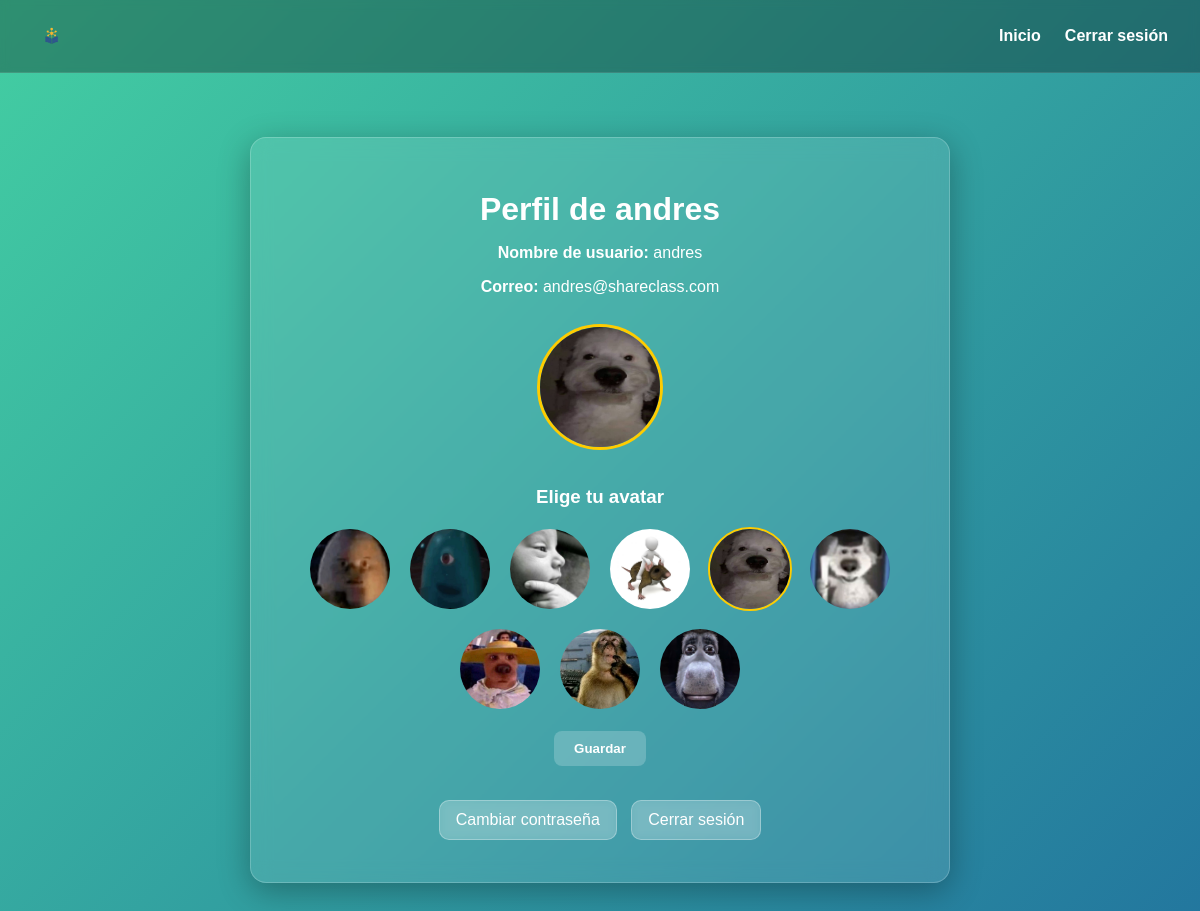
Before: /perfil/ (signed in) with the older database file.
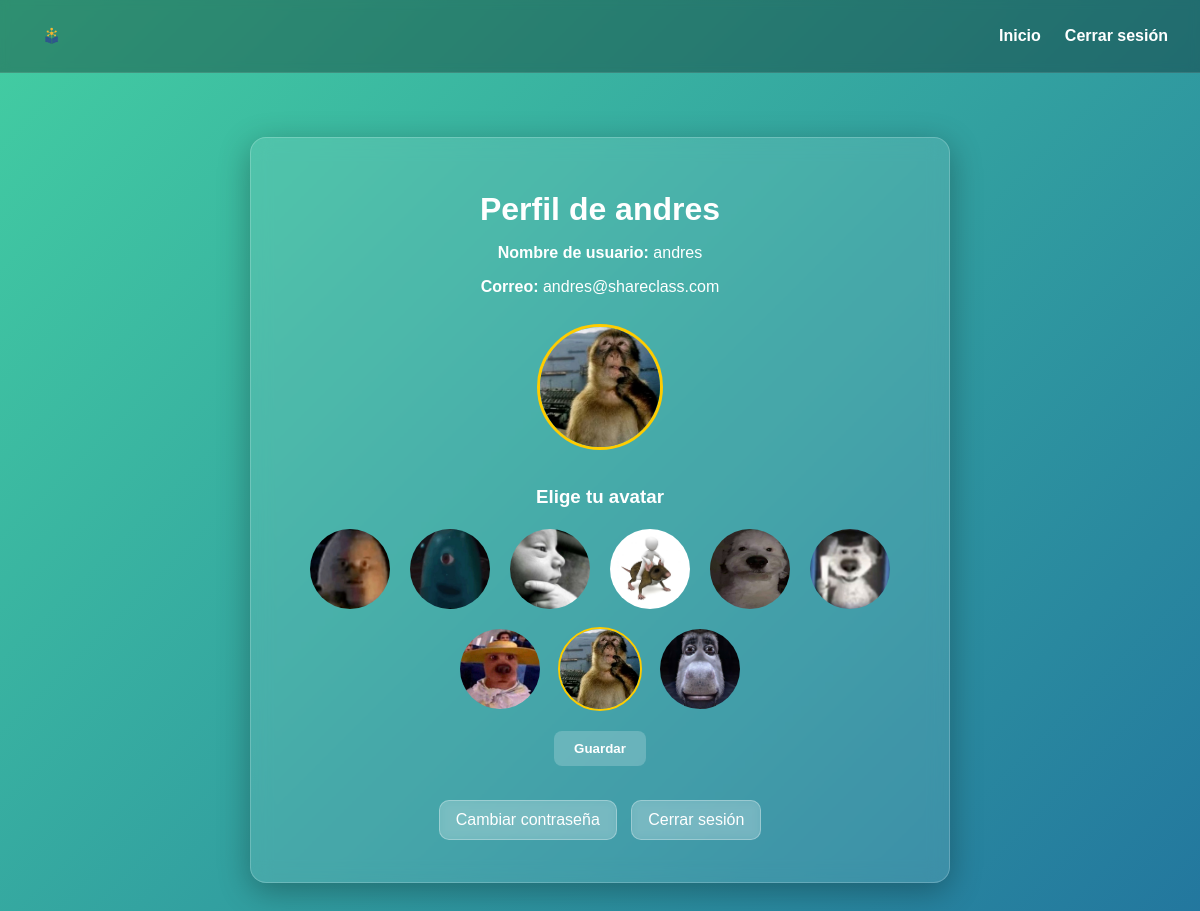
After: the same page with the newer database file.
### accounts/models.py (models this page shows, shortened)
class Profile(models.Model):
    user = models.OneToOneField(User, on_delete=models.CASCADE)
    profile_image = models.CharField(
        max_length=100,
        choices=[
            ('avatar_pp1.jpeg', 'Avatar 1'),
            ('avatar_pp2.jpeg', 'Avatar 2'),
            ('avatar_pp3.jpeg', 'Avatar 3'),
            ('avatar_pp4.jpeg', 'Avatar 4'),
        ],
        default='avatar_pp1.jpeg'
    )

### accounts/views.py (the view)
# urls.py: path('perfil/', views.perfil, name='perfil'),   # Página de perfil con selector de foto
@login_required
def perfil(request):
    profile = Profile.objects.get(user=request.user)
    if request.method == "POST":
        selected_image = request.POST.get("profile_image")
        if selected_image:
            profile.profile_image = selected_image
            profile.save()
        return redirect("perfil")
    profile_image = profile.profile_image
    return render(request, "accounts/perfil.html", {"profile_image": profile_image})

### accounts/templates/accounts/perfil.html (shortened to what this page needs)
{% load static %}
<!DOCTYPE html>
<html lang="es">
<head>
</head>
<body>
  <nav>
    <div class="logo">
      <a href="{% url 'home' %}"><img src="{% static 'accounts/sh_logo.png' %}" alt="Logo"></a>
    </div>
    <ul>
      <li><a href="{% url 'home' %}">Inicio</a></li>
      <li><a href="{% url 'logout' %}">Cerrar sesión</a></li>
    </ul>
  </nav>
  <div class="profile-box">
    <h1>Perfil de {{ user.username }}</h1>
    <div class="profile-info">
      <p><strong>Nombre de usuario:</strong> {{ user.username }}</p>
      <p><strong>Correo:</strong> {{ user.email }}</p>
    </div>
    <div class="selected-avatar" id="selectedAvatar">
      {% if profile_image %}
        <img id="selectedAvatarImg" src="{% static 'accounts/' %}{{ profile_image }}" alt="Avatar seleccionado">
      {% else %}
        <img id="selectedAvatarImg" src="{% static 'accounts/avatar_pp1.jpeg' %}" alt="Avatar por defecto">
      {% endif %}
    </div>
    <form method="post" action="{% url 'perfil' %}">
      <div class="profile-avatars">
        <h3>Elige tu avatar</h3>
        <div class="avatars">
          {% for i in "123456789" %}
            <label>
              <img src="{% static 'accounts/avatar_pp' %}{{ i }}.jpeg" class="avatar" alt="avatar {{ i }}">
            </label>
          {% endfor %}
        </div>
        <button type="submit" class="save-btn">Guardar</button>
      </div>
    </form>
    <div class="profile-options" style="margin-top:1.5rem;">
      <a href="#">Cambiar contraseña</a>
      <a href="{% url 'logout' %}">Cerrar sesión</a>
    </div>
  </div>
</body>
</html>

Changed rows visible on the page:
changed Profile: profile_image: a different picture
